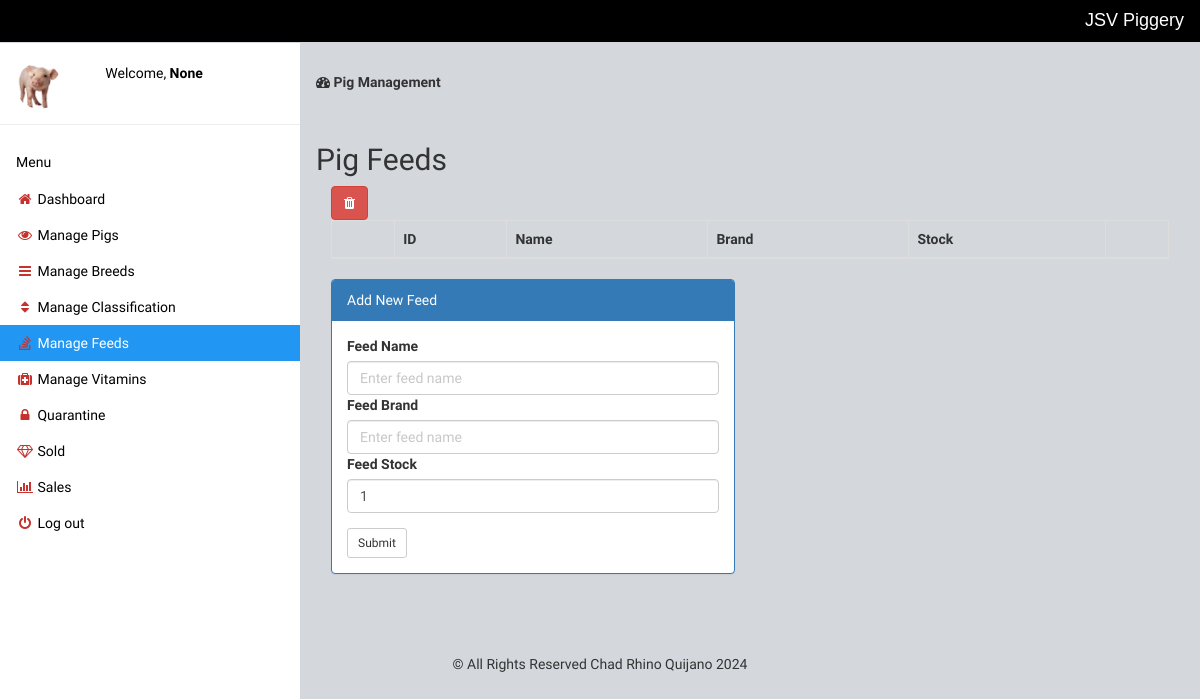
Page /manage-feed.php (signed in) on the earlier database version.
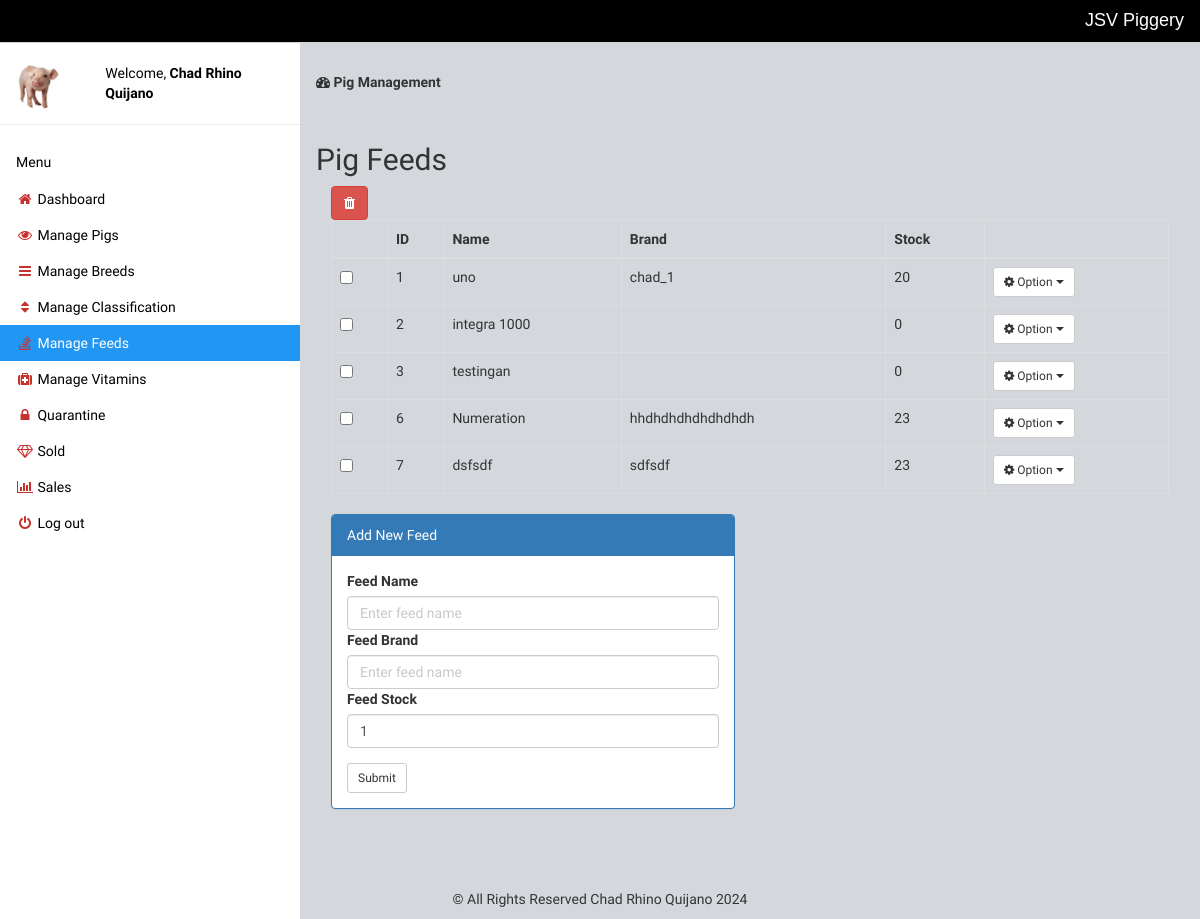
Same page on the later database version.
### tables this page shows
CREATE TABLE `feed` (
  `id` int(50) NOT NULL,
  `name` varchar(50) NOT NULL,
  `brand` text NOT NULL,
  `stock` int(11) NOT NULL DEFAULT 1
);

### manage-feed.php (the view, shortened to what the changed rows need)
<?php include 'setting/system.php'; ?>
<?php include 'theme/head.php'; ?>
<?php include 'theme/sidebar.php'; ?>
<div class="w3-main" style="margin-left:300px;margin-top:43px;">
	<div class="w3-container" style="padding-top:22px">
		<div class="w3-row">
			<h2>Pig Feeds</h2>
			<div class="col-md-12">
				<form method="post" action="delete_feed.php">
					<table class="table table-hover table-bordered" id="table">
						<thead>
							<tr>
								<th></th>
								<th>ID</th>
								<th>Name</th>
								<th>Brand</th>
								<th>Stock</th>
								<th></th>
							</tr>
						</thead>
						<tbody>
							<?php
							$get = $db->query("SELECT * FROM feed");
							$res = $get->fetchAll(PDO::FETCH_OBJ);
							foreach ($res as $n) { ?>
								<tr>
									<td>
										<input type="checkbox" name="selector[]" value="<?php echo $n->id ?>">
									</td>
									<td> <?php echo $n->id; ?> </td>
									<td> <?php echo $n->name; ?> </td>
									<td> <?php echo $n->brand; ?> </td>
									<td> <?php echo $n->stock; ?> </td>
									<td class="dropdown">
										<button class="btn btn-sm btn-default dropdown-toggle" type="button" data-toggle="dropdown"><i class="fa fa-cog"></i> Option
											<span class="caret"></span></button>
									</td>
								</tr>
							<?php }
							?>
						</tbody>
					</table>
				</form>
			</div>
		</div>
	</div>
</div>
<?php include 'theme/foot.php'; ?>

### theme/sidebar.php (shortened to what the changed rows need)
<nav class="w3-sidebar w3-collapse w3-white w3-animate-left dont-print" style="z-index:3;width:300px;" id="mySidebar"><br>
  <div class="w3-container w3-row">
    <div class="w3-col s8 w3-bar">
      <span>Welcome, <strong><?php echo ucwords($_SESSION['name']); ?></strong></span><br>
    </div>
  </div>
</nav>

Differences in the rows shown:
added feed: id "1", name "uno", brand "chad_1", stock "20"
added feed: id "2", name "integra 1000", stock "0"
added feed: id "3", name "testingan", stock "0"
added feed: id "6", name "Numeration", brand "hhdhdhdhdhdhdhdh", stock "23"
added feed: id "7", name "dsfsdf", brand "sdfsdf", stock "23"
Other differences:
$_SESSION['name']: "None" → "Chad Rhino Quijano"
